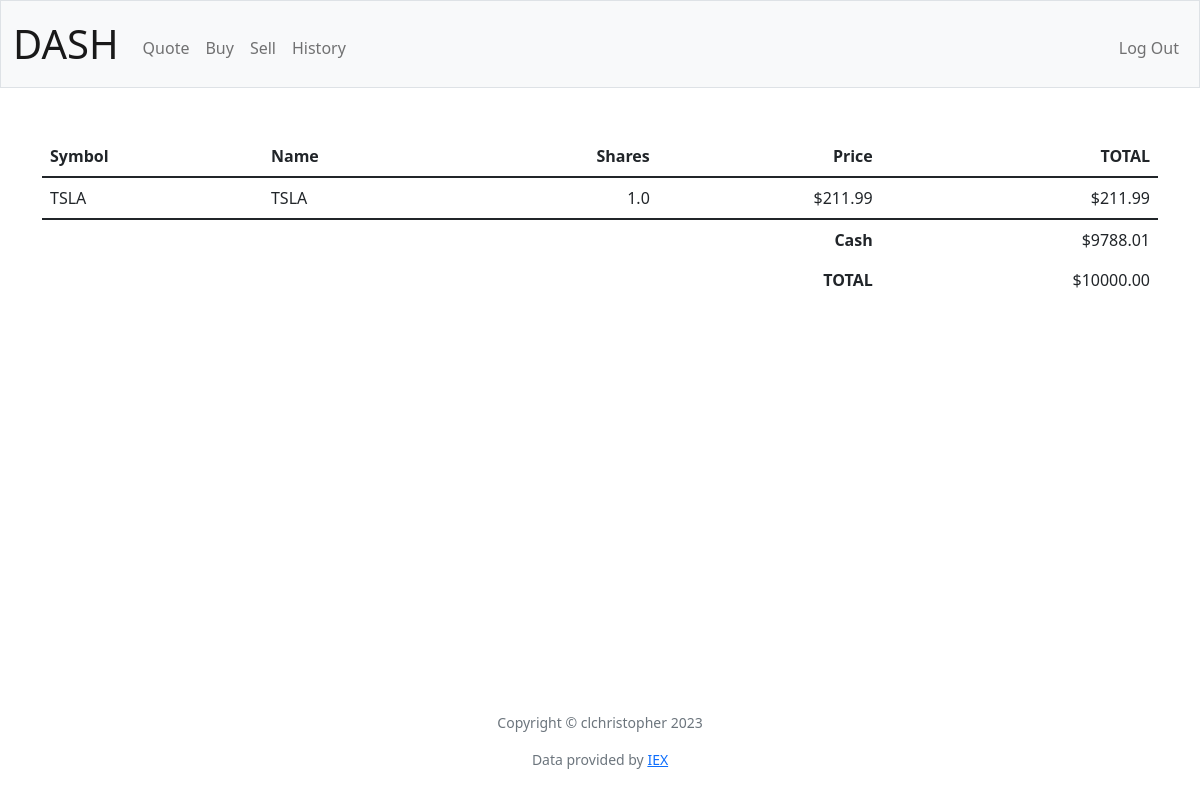
The app's page / (signed in) with its own data.
### tables this page shows
CREATE TABLE portfolio (
        id INTEGER PRIMARY KEY,
        user_id INTEGER,
        symbol TEXT NOT NULL,
        price FLOAT,
        quantity FLOAT
    );

CREATE TABLE users (id INTEGER PRIMARY KEY AUTOINCREMENT NOT NULL, username TEXT NOT NULL, hash TEXT NOT NULL, cash NUMERIC NOT NULL DEFAULT 10000.00);

### app.py (the view)
@app.route("/")
@login_required
def index():
    portfolio = db.execute("SELECT * FROM portfolio WHERE user_id = ?", (session['user_id']))
    cash = db.execute("SELECT cash FROM users WHERE id = ?", session["user_id"])
    total = cash[0]["cash"]
    for stock in portfolio:
        total += stock["quantity"] * stock["price"]
    return render_template("index.html", portfolio=portfolio, cash=cash, total=round(total, 2))

### app.py (called while the page is built)
@app.after_request
def after_request(response):
    response.headers["Cache-Control"] = "no-cache, no-store, must-revalidate"
    response.headers["Expires"] = 0
    response.headers["Pragma"] = "no-cache"
    return response

### helpers.py (called while the page is built)
def login_required(f):
    @wraps(f)
    def decorated_function(*args, **kwargs):
        if session.get("user_id") is None:
            return redirect("/login")
        return f(*args, **kwargs)
    return decorated_function

### templates/index.html (shortened to what this page needs)
{% extends "layout.html" %}
{% block main %}
<table class="table ">
    <thead>
        <tr>
            <th class="text-start">Symbol</th>
            <th class="text-start">Name</th>
            <th class="text-end">Shares</th>
            <th class="text-end">Price</th>
            <th class="text-end">TOTAL</th>
        </tr>
    </thead>
   <tbody>
        {% for stock in portfolio %}
            <tr>
                <td class="text-start">{{stock.symbol | upper  }} </td>
                <td class="text-start">{{ stock.symbol | upper   }} </td>
                <td class="text-end">{{ stock.quantity }} </td>
                <td class="text-end">${{ stock.price|round(2)  }}</td>
                <td class="text-end">${{ '%.2f'|format(stock.quantity * stock.price)}}</td>
            </tr>
        {% endfor %}
    </tbody>
    <tfoot>
        <tr>
            <td class="border-0 fw-bold text-end" colspan="4">Cash</td>
            <td class="border-0 text-end">${{ '%.2f'|format(cash[0]["cash"])  }}</td>
        </tr>
        <tr>
            <td class="border-0 fw-bold text-end" colspan="4">TOTAL</td>
            <td class="border-0 w-bold text-end">${{ '%.2f'|format(total)}}</td>
        </tr>
    </tfoot>
</table>
{% endblock %}

### templates/layout.html (shortened to what this page needs)
<!DOCTYPE html>
<html lang="en">
    <head>
        <link href="https://cdn.jsdelivr.net/npm/bootstrap@5.1.3/dist/css/bootstrap.min.css" rel="stylesheet">
        <link href="/static/styles.css" rel="stylesheet">
    </head>
    <body>
        <nav class="bg-light border navbar navbar-expand-md navbar-light">
            <div class="container-fluid">
                <a class="navbar-brand" href="/" id="logo">DASH</a>
                <div class="collapse navbar-collapse" id="navbar">
                    {% if session["user_id"] %}
                        <ul class="navbar-nav me-auto mt-2">
                            <li class="nav-item"><a class="nav-link" href="/quote">Quote</a></li>
                            <li class="nav-item"><a class="nav-link" href="/buy">Buy</a></li>
                            <li class="nav-item"><a class="nav-link" href="/sell">Sell</a></li>
                            <li class="nav-item"><a class="nav-link" href="/history">History</a></li>
                        </ul>
                        <ul class="navbar-nav ms-auto mt-2">
                            <li class="nav-item"><a class="nav-link" href="/logout">Log Out</a></li>
                        </ul>
                    {% else %}
                        <ul class="navbar-nav ms-auto mt-2">
                            <li class="nav-item"><a class="nav-link" href="/register">Register</a></li>
                            <li class="nav-item"><a class="nav-link" href="/login">Log In</a></li>
                        </ul>
                    {% endif %}
                </div>
            </div>
        </nav>
        <main class="container py-5 text-center">
            {% block main %}{% endblock %}
        </main>
        <footer class="mb-5 small text-center text-muted">
            <p>Copyright © clchristopher 2023 </p>
            Data provided by <a href="https://iexcloud.io/">IEX</a>
        </footer>
    </body>
</html>

### static/styles.css (style rules this page uses)
nav .navbar-brand { font-size: 40px; }
footer { position: absolute; bottom: 0; width: 100%; height: 2.5rem; }

### records on screen
portfolio: symbol "TSLA", quantity "1.0", price "211.99", stock.quantity*stock.price "211.99"
users: cash "9788.01"

### other values on screen
{{ '%.2f'|format(total) }} "10000.00"
